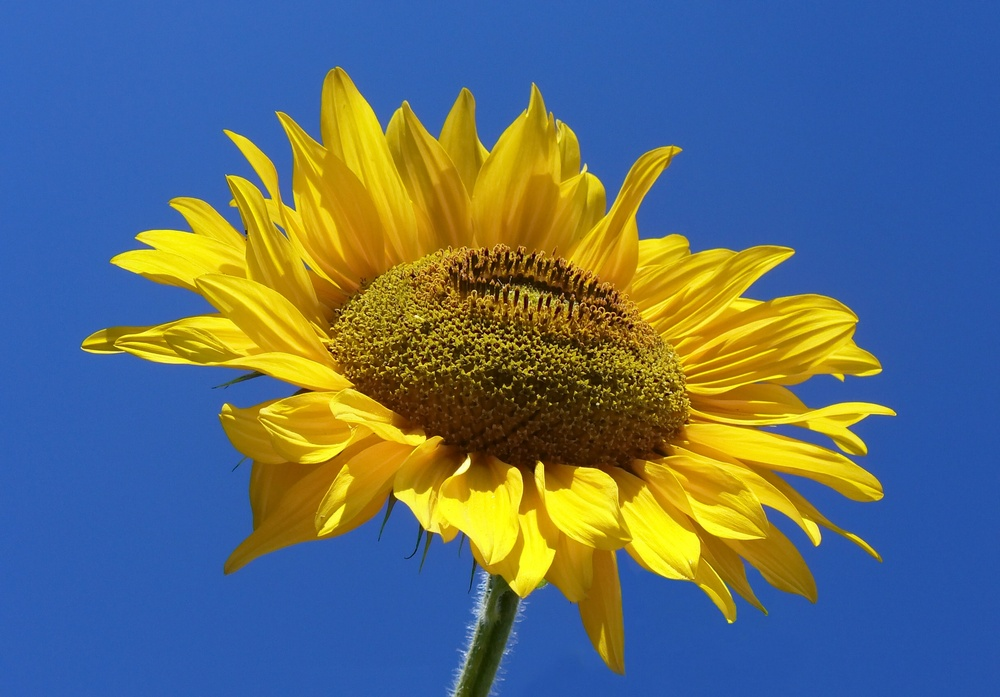
#> input picture PR5/Sunflower_from_Silesia2.jpg, 1000 x 697 px, shrunk from 2434 x 1697 before the run, found by its file name
$ python PR5.py
#> lines starting #> are read from the running program, lines starting #| are printed output that depends on the picture; after the words box and inside, x2 and y2 are one past the last pixel; in counts of white or black regions, pixels touching at a corner belong together
import cv2
from PIL import Image
import numpy as np

path = r'd:\Збір даних\Пр5\Sunflower_from_Silesia2.jpg'


img = Image.open(path).convert("RGB")
#> img is the input picture: PIL image 1000x697 RGB; mean R, G, B 93.3, 110.1, 116.5


image = np.array(img)
image = cv2.cvtColor(image, cv2.COLOR_RGB2BGR)

gray = cv2.cvtColor(image, cv2.COLOR_BGR2GRAY)
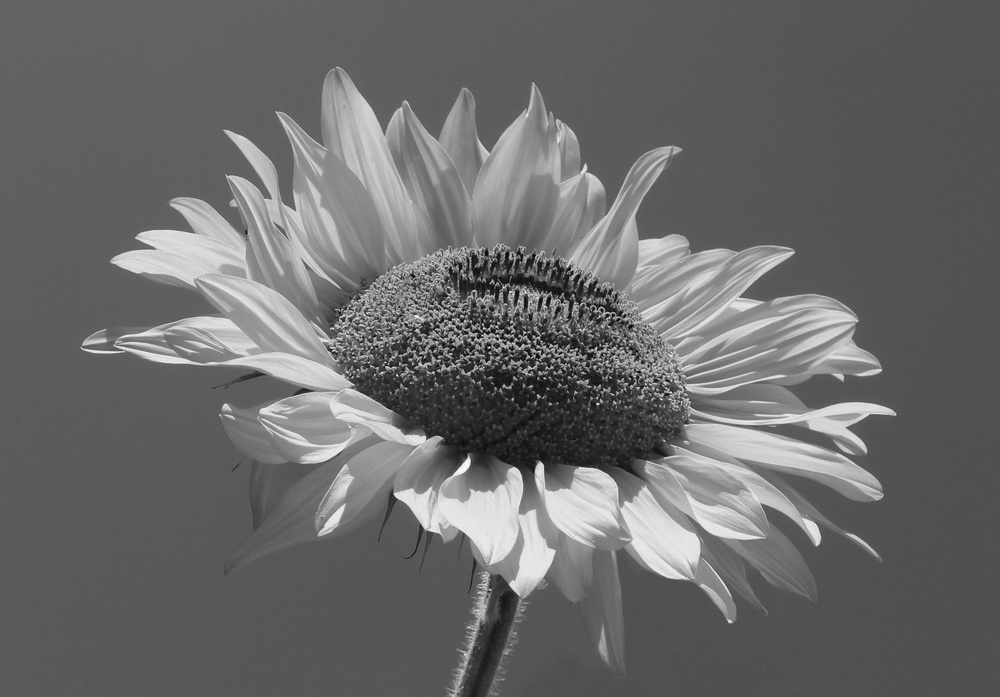
#> gray: shape (697, 1000); min 7, max 249, mean 105.8
blur = cv2.GaussianBlur(gray, (5, 5), 0)
edges = cv2.Canny(blur, 50, 150)
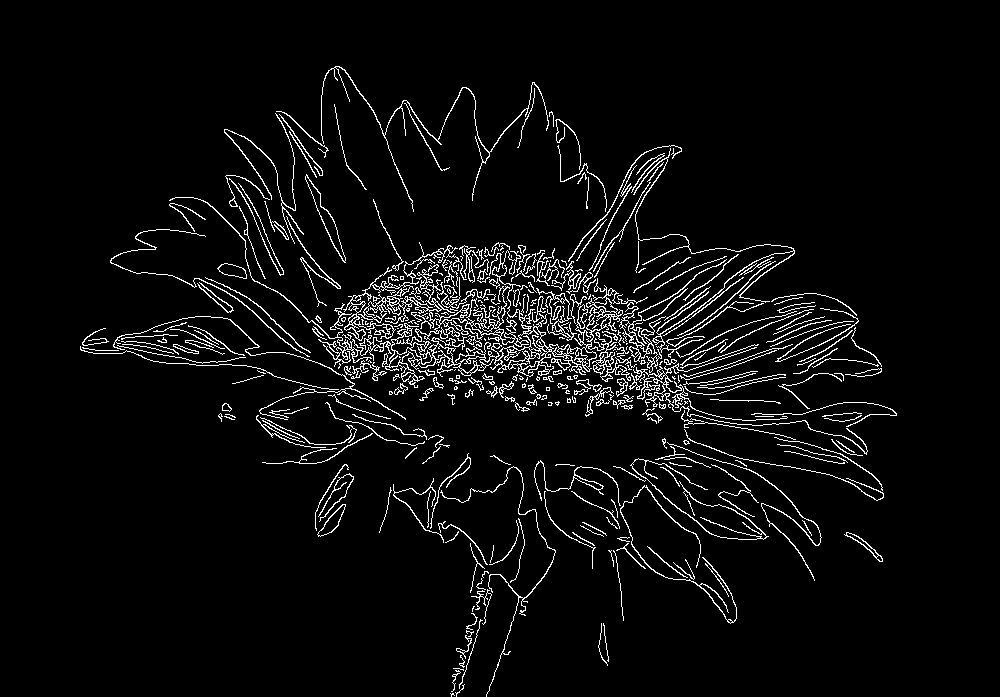
#> edges: shape (697, 1000); 4.8% white in thin lines or dots, all inside (x1, y1, x2, y2) = (80, 66, 897, 697)

cv2.imshow("Edges", edges)
cv2.waitKey(0)
cv2.destroyAllWindows()
